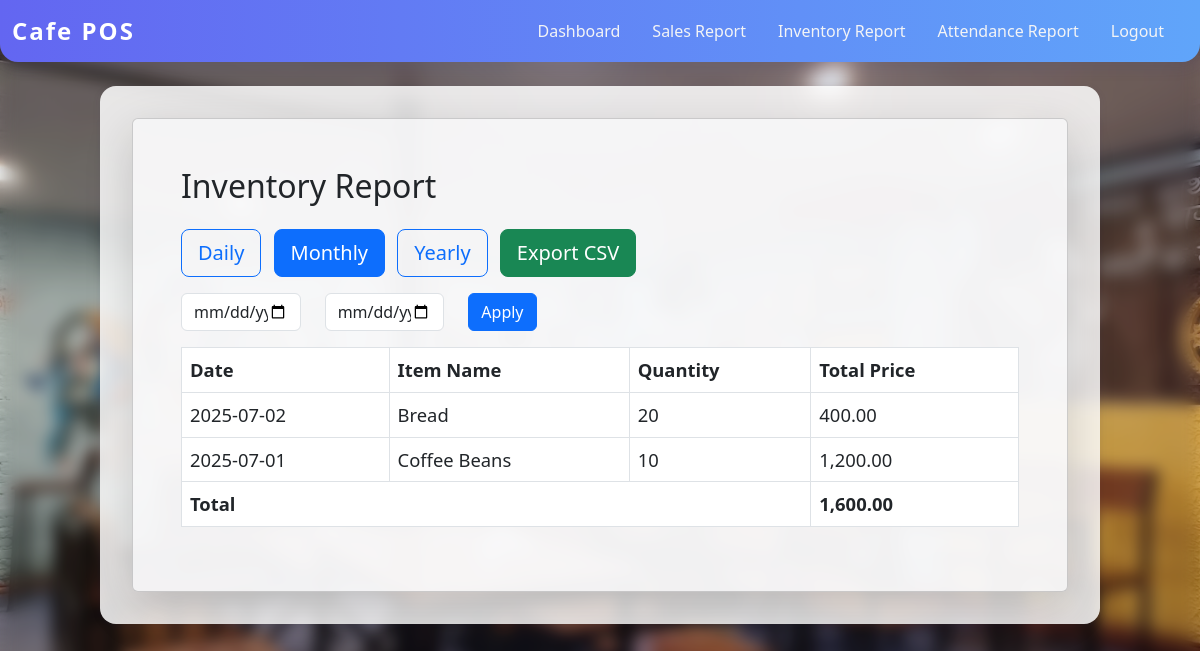
Screenshot of /reports/inventory.php?filter=monthly (signed in) with the database file from the repository.
### tables this page shows
CREATE TABLE restaurant_details (
    id INT AUTO_INCREMENT PRIMARY KEY,
    name VARCHAR(100) NOT NULL,
    address VARCHAR(255) NOT NULL,
    phone VARCHAR(30) NOT NULL,
    pan_vat VARCHAR(30)
);

CREATE TABLE inventory_purchases (
    id INT AUTO_INCREMENT PRIMARY KEY,
    item_name VARCHAR(100) NOT NULL,
    quantity INT NOT NULL,
    total_price DECIMAL(10,2) NOT NULL,
    payment_type ENUM('cash','online') NOT NULL DEFAULT 'cash',
    purchased_at DATE NOT NULL DEFAULT CURRENT_DATE
);

### reports/inventory.php (the view, shortened to what this page needs)
<?php
require_once __DIR__ . '/../config.php';
$filter = $_GET['filter'] ?? 'daily';
$from_date = $_GET['from_date'] ?? '';
$to_date = $_GET['to_date'] ?? '';
$where = [];
if ($filter === 'daily') {
    $where[] = "purchased_at = CURDATE()";
} elseif ($filter === 'monthly') {
    $where[] = "MONTH(purchased_at) = MONTH(CURDATE()) AND YEAR(purchased_at) = YEAR(CURDATE())";
} elseif ($filter === 'yearly') {
    $where[] = "YEAR(purchased_at) = YEAR(CURDATE())";
}
$where_sql = $where ? ("WHERE " . implode(' AND ', $where)) : '';
$purchases = $pdo->query("SELECT * FROM inventory_purchases $where_sql ORDER BY purchased_at DESC")->fetchAll();
$total = $pdo->query("SELECT IFNULL(SUM(total_price),0) as total FROM inventory_purchases $where_sql")->fetch()['total'];
?>
<!DOCTYPE html>
<html lang='en'>
<head>
    <link href='https://cdn.jsdelivr.net/npm/bootstrap@5.3.0/dist/css/bootstrap.min.css' rel='stylesheet'>
    <link href='/possystem/public/style.css' rel='stylesheet'>
</head>
<body>
<nav class="navbar navbar-expand-lg mb-4">
  <div class="container-fluid">
    <?php
    require_once __DIR__ . '/../config.php';
    $rest = $pdo->query("SELECT name FROM restaurant_details LIMIT 1")->fetch();
    $restaurant_name = $rest ? $rest['name'] : 'Cafe POS';
    ?>
    <a class="navbar-brand" href="/possystem/public/dashboard.php"><?php echo htmlspecialchars($restaurant_name); ?></a>
    <div class="collapse navbar-collapse" id="navbarNav">
      <ul class="navbar-nav ms-auto">
        <li class="nav-item"><a class="nav-link" href="/possystem/public/dashboard.php">Dashboard</a></li>
        <li class="nav-item"><a class="nav-link" href="/possystem/reports/sales.php">Sales Report</a></li>
        <li class="nav-item"><a class="nav-link active" href="/possystem/reports/inventory.php">Inventory Report</a></li>
        <li class="nav-item"><a class="nav-link" href="/possystem/reports/attendance.php">Attendance Report</a></li>
        <li class="nav-item"><a class="nav-link" href="/possystem/public/logout.php">Logout</a></li>
      </ul>
    </div>
  </div>
</nav>
<div class='container mt-4' style="max-width: 1000px;">
  <div class="card p-5 bg-light bg-opacity-75 shadow-lg">
    <h2 class="mb-4">Inventory Report</h2>
    <div class='mb-3'>
        <a href='?filter=daily' class='btn btn-outline-primary btn-lg me-2 <?php if($filter==='daily') echo "active"; ?>'>Daily</a>
        <a href='?filter=monthly' class='btn btn-outline-primary btn-lg me-2 <?php if($filter==='monthly') echo "active"; ?>'>Monthly</a>
        <a href='?filter=yearly' class='btn btn-outline-primary btn-lg me-2 <?php if($filter==='yearly') echo "active"; ?>'>Yearly</a>
        <a href='?filter=<?php echo $filter; ?>&export=csv' class='btn btn-success btn-lg'>Export CSV</a>
    </div>
    <div class='mb-3 row'>
        <div class='col-md-2'>
            <input type='date' name='from_date' class='form-control' value='<?php echo htmlspecialchars($from_date); ?>' placeholder='From Date'>
        </div>
        <div class='col-md-2'>
            <input type='date' name='to_date' class='form-control' value='<?php echo htmlspecialchars($to_date); ?>' placeholder='To Date'>
        </div>
        <div class='col-md-2'>
            <button type='submit' class='btn btn-primary'>Apply</button>
        </div>
    </div>
    <table class='table table-bordered table-hover bg-white bg-opacity-75' style="font-size:1.15rem;">
        <thead>
            <tr>
                <th>Date</th>
                <th>Item Name</th>
                <th>Quantity</th>
                <th>Total Price</th>
            </tr>
        </thead>
        <tbody>
        <?php foreach ($purchases as $p): ?>
            <tr>
                <td><?php echo htmlspecialchars($p['purchased_at']); ?></td>
                <td><?php echo htmlspecialchars($p['item_name']); ?></td>
                <td><?php echo $p['quantity']; ?></td>
                <td><?php echo number_format($p['total_price'],2); ?></td>
            </tr>
        <?php endforeach; ?>
        </tbody>
        <tfoot>
            <tr>
                <th colspan='3'>Total</th>
                <th><?php echo number_format($total,2); ?></th>
            </tr>
        </tfoot>
    </table>
  </div>
</div>
</body>
</html>

### public/style.css (style rules this page uses)
body { position: relative; background: linear-gradient(135deg, #f8fafc 0%, #e0e7ff 100%), url('/possystem/img/unnamed.jpg'); background-size: cover; background-repeat: no-repeat; background-position: center center; background-blend-mode: multiply; min-height: 100vh; }
body::before { content: ""; position: fixed; top: 0; left: 0; right: 0; bottom: 0; z-index: -1; background: linear-gradient(135deg, #f8fafc 0%, #e0e7ff 100%), url('/possystem/img/unnamed.jpg'); background-size: cover; background-repeat: no-repeat; background-position: center center; background-blend-mode: multiply; filter: blur(8px) brightness(0.9); }
.navbar { background: linear-gradient(90deg, #6366f1 0%, #60a5fa 100%); box-shadow: 0 4px 16px rgba(60,60,120,0.15); border-radius: 0 0 18px 18px; }
.navbar-brand { font-weight: bold; font-size: 1.5rem; color: #fff !important; letter-spacing: 2px; }
.navbar-nav .nav-link { color: #f3f4f6 !important; font-weight: 500; margin-right: 1rem; border-radius: 8px; transition: background 0.2s; }
.container { background: rgba(255,255,255,0.85); border-radius: 16px; box-shadow: 0 2px 8px rgba(60,60,120,0.08); padding: 2rem; margin-top: 2rem; }

### rows the page displays
restaurant_details: name "Cafe POS"
inventory_purchases: purchased_at "2025-07-02", item_name "Bread", quantity "20", total_price "400.00"
inventory_purchases: purchased_at "2025-07-01", item_name "Coffee Beans", quantity "10", total_price "1,200.00"

### other values shown
$total "1,600.00"
